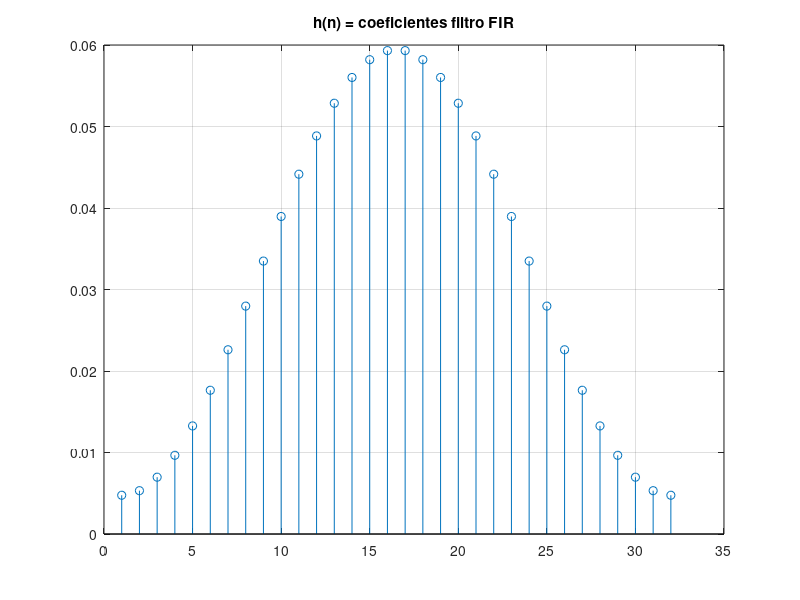
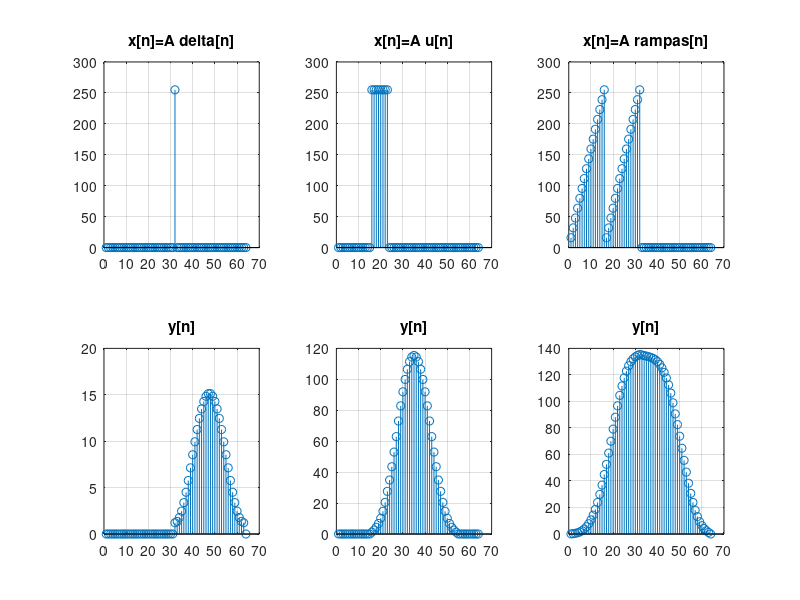

MATLAB code to generate these figures, in order:
clear all;
format long g;

%%%%%%%%%%%%%%%%%%%% h[n] %%%%%%%%%%%%%%%%%%%%%%%%%

figure(1);

%XXXXXXXXXXXXXXXXXXXXXXXXXXXXXXXXXXXXXXXXXXXXXXXXXXXXXXXXXXXXXXXX
%               OBTENCION DE COEFICIENTES PARA
%                       filtro_FIR.vhd
%XXXXXXXXXXXXXXXXXXXXXXXXXXXXXXXXXXXXXXXXXXXXXXXXXXXXXXXXXXXXXXXX

fs = 32e6
orden = 31                  % = coeficientes -1
fc = 10e3                  % frec de corte

bits_entrada = 8

% NOTA: las ilustraciones que se muestran tienen los valores 
%       redondeados por lo que para verlos correctamente (en la 
%       linea de comandos) descomentar el penultimo parrafo al 
%       final de este archivo (y_u, y_delta, y_rampas)

%XXXXXXXXXXXXXXXXXXXXXXXXXXXXXXXXXXXXXXXXXXXXXXXXXXXXXXXXXXXXXXXX
%XXXXXXXXXXXXXXXXXXXXXXXXXXXXXXXXXXXXXXXXXXXXXXXXXXXXXXXXXXXXXXXX


wn = 2*fc/fs

h=fir1(orden,wn) 			% coeficientes del filtro FIR

stem(h);
title('h(n) = coeficientes filtro FIR');grid on;

%%%%%%%%%%%%%%%%%%%% x[n] %%%%%%%%%%%%%%%%%%%%%%%%%

figure(2);

num_muestras=64;
magnitud=2^bits_entrada-1;            % amplitud de las entradas 0:1:255 (A)
% entrada impulsional delta[n]

delta=[];
delta(1:num_muestras)=zeros(1);
delta(num_muestras/2)=ones(1)*magnitud;
subplot(2,3,1); axis([0 64 0 max(delta)]); stem(delta); title('x[n]=A delta[n]'); grid on;

% ventana rectangular u[n]

u=[];
u(1:num_muestras)=zeros(1);
u(num_muestras/4 :num_muestras/4+7)=ones(1)*magnitud;
subplot(2,3,2); axis([0 64 0 max(u)]); stem(u); title('x[n]=A u[n]'); grid on;

% rampa rampas[n]

rampas=[];
rampas(1:num_muestras)=zeros(1);
for R = 1:(num_muestras/4)
  rampas(R)=magnitud/(num_muestras/4)*R;
end
for R = (num_muestras/4+1):num_muestras/2
  rampas(R)=magnitud/(num_muestras/4)*(R-(num_muestras/4));
end
subplot(2,3,3); axis([0 64 0 max(rampas)]); stem(rampas); title('x[n]=A rampas[n]'); grid on;

%%%%%%%%%%%%%%%%%%%%% y[n] %%%%%%%%%%%%%%%%%%%%%%%%

y_u=filter(h,1,u);			% respuesta a: A u[n]
y_delta=filter(h,1,delta); 	% respuesta a: A delta[n]
y_rampas=filter(h,1,rampas);% respuesta a: A rampas[n]

subplot(2,3,4); axis([0 64 0 max(y_delta)]); stem(y_delta); title('y[n]'); grid on;
subplot(2,3,5); axis([0 64 0 max(y_u)]); stem(y_u); title('y[n]'); grid on;
subplot(2,3,6); axis([0 64 0 max(y_rampas)]); stem(y_rampas); title('y[n]'); grid on;

format;


